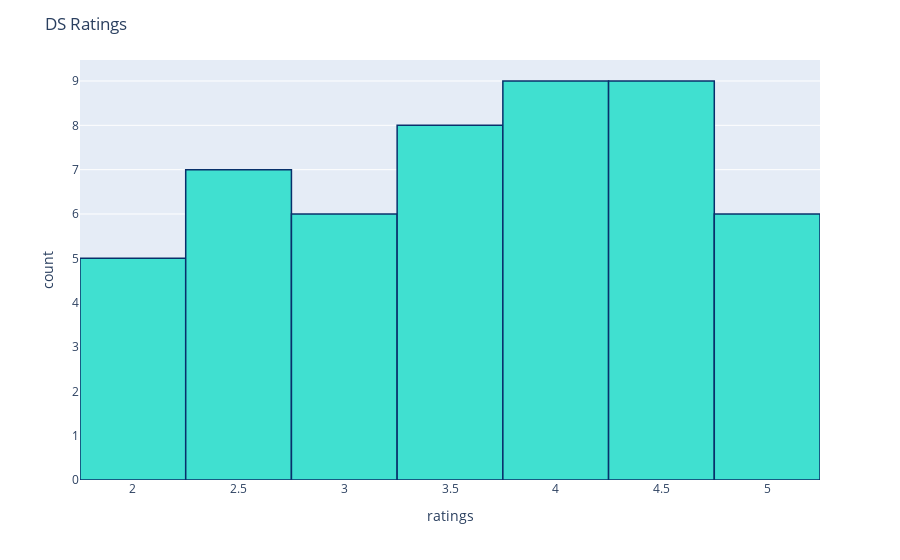

Notebook code cell kept with this figure:
### Code cell
# All course ratings

fig = px.histogram(dfRating, x="ratings")
fig.update_traces(marker_color="turquoise",marker_line_color='rgb(8,48,107)',
                  marker_line_width=1.5)
fig.update_layout(title_text='DS Ratings')
fig.show()
# py.plot(fig)

### Figure 1 — Plotly figure (JSON) as saved in the notebook; plotly's stock layout.template omitted (floating-point values rounded to 4 significant figures)
{"data": [{"alignmentgroup": "True", "bingroup": "x", "hovertemplate": "ratings=%{x}<br>count=%{y}<extra></extra>", "legendgroup": "", "marker": {"color": "turquoise", "line": {"color": "rgb(8,48,107)", "width": 1.5}}, "name": "", "offsetgroup": "", "orientation": "v", "showlegend": false, "type": "histogram", "x": [2.8, 3.3, 4.7, 4.8, 3.5, 4.4, 2.7, 2.4, 4.5, 3.9, 1.8, 1.9, 3.5, 4.9, 4.6, 4.5, 4.2, 2.8, 3.5, 2.5, 4.8, 3.6, 3.9, 2.4, 4.7, 3.2, 2.4, 1.8, 4.6, 2.4, 4.1, 3.8, 3.7, 4.8, 4.1, 4, 2.8, 3.9, 3.8, 2.2, 2.6, 2.1, 3.2, 5, 4.7, 3.7, 5, 3, 3.3, 4.7], "xaxis": "x", "yaxis": "y"}], "layout": {"barmode": "relative", "legend": {"tracegroupgap": 0}, "margin": {"t": 60}, "title": {"text": "DS Ratings"}, "xaxis": {"anchor": "y", "domain": [0, 1], "title": {"text": "ratings"}}, "yaxis": {"anchor": "x", "domain": [0, 1], "title": {"text": "count"}}}}
